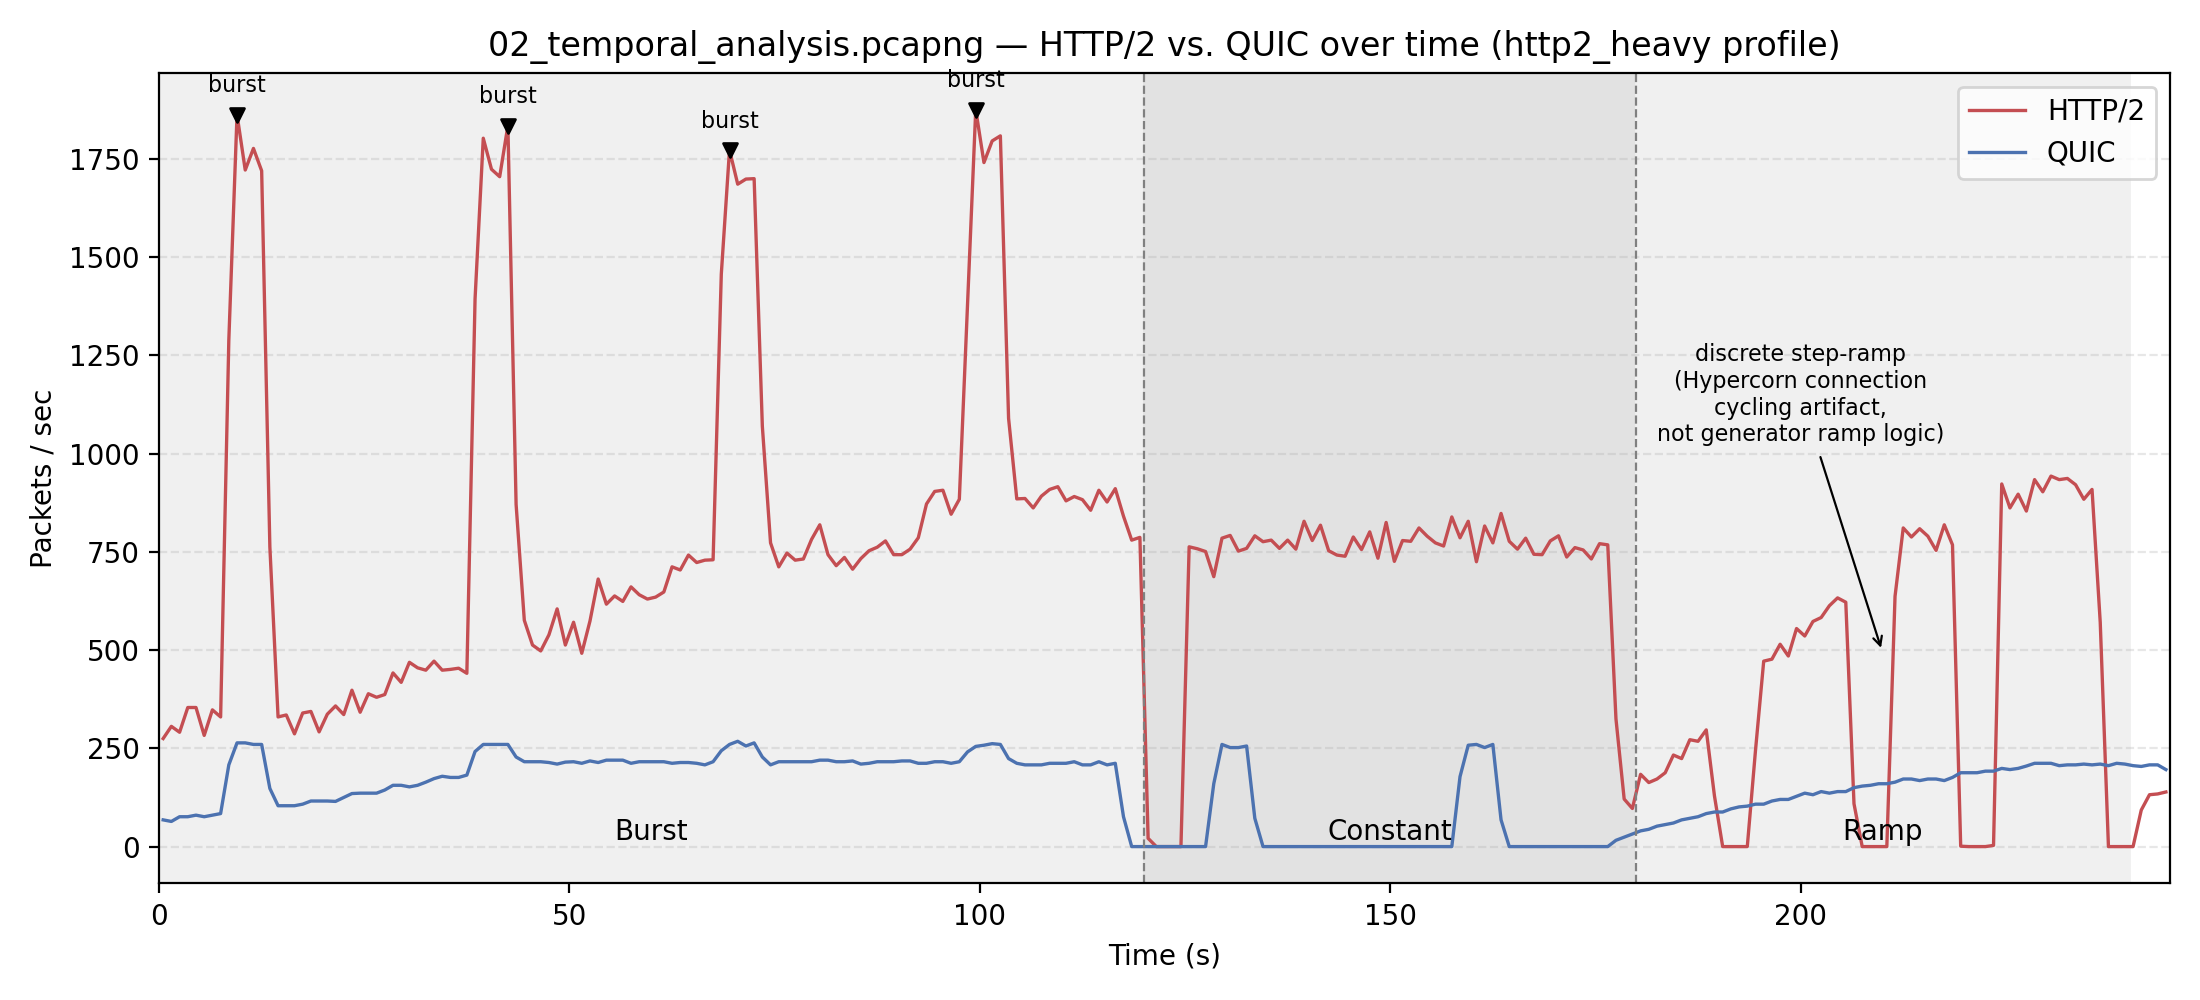

Write the Python code that produced this figure.
#!/usr/bin/env python3
"""
I/O Graph: Burst / Constant / Ramp Patterns (Capture 02)
-----------------------------------------------------------
Recreates Wireshark's "Statistics -> I/O Graph" for 02_temporal_analysis.pcapng
as an annotated matplotlib figure: HTTP/2 (tcp.port==8080) and QUIC
(udp.port==4433) packets/sec over the full capture, with phase boundaries
and detected burst peaks marked. MQTT and raw TCP are not plotted - this
capture only merges the analyzer-http2 and analyzer-quic vantage points
(see capture_02_temporal_analysis.sh), so those two lines are flat zero.

Phase layout (from capture_02_temporal_analysis.sh / config/http2_heavy.yaml,
capture starts right after warmup so phase boundaries are relative to t=0):
    Phase 1  0-120s   http2_burst     - periodic bursts every 30s
    Phase 2  120-180s http2_dominant  - constant rate
    Phase 3  180-240s http2_ramp      - linear rate ramp (shows up as a
                                        discrete step-staircase because
                                        Hypercorn's keep_alive_max_requests
                                        =1000 forces periodic connection
                                        cycling - see report Section VII-B)

Usage:
    python3 captures/analysis/02_temporal/burst_ramp_io_graph.py

Requires: tshark (Wireshark), matplotlib, numpy.
Reads:    captures/02_temporal_analysis.pcapng
Writes:   captures/analysis/02_temporal/burst_ramp_io_graph.png
          captures/analysis/02_temporal/burst_ramp_summary.txt
"""

import shutil
import subprocess
import sys
from pathlib import Path

import matplotlib.pyplot as plt
import numpy as np

SCRIPT_DIR = Path(__file__).resolve().parent
REPO_ROOT = SCRIPT_DIR.parent.parent.parent
PCAP = REPO_ROOT / "captures" / "02_temporal_analysis.pcapng"

BIN_SECONDS = 1.0
PHASES = [
    ("Burst", 0, 120, "#f0f0f0"),
    ("Constant", 120, 180, "#e2e2e2"),
    ("Ramp", 180, 240, "#f0f0f0"),
]

SERIES = [
    ("HTTP/2", "tcp.port==8080", "#C44E52"),
    ("QUIC", "udp.port==4433", "#4C72B0"),
]


def find_tshark() -> str:
    found = shutil.which("tshark")
    if found:
        return found
    mac_path = Path("/Applications/Wireshark.app/Contents/MacOS/tshark")
    if mac_path.is_file():
        return str(mac_path)
    sys.exit("ERROR: tshark not found. Install Wireshark or add tshark to PATH.")


def extract_timestamps(tshark: str, pcap: Path, display_filter: str) -> np.ndarray:
    if not pcap.is_file():
        sys.exit(f"ERROR: capture file not found: {pcap}")
    cmd = [
        tshark, "-r", str(pcap),
        "-Y", display_filter,
        "-T", "fields", "-e", "frame.time_relative",
    ]
    result = subprocess.run(cmd, capture_output=True, text=True, check=True)
    return np.array([float(line) for line in result.stdout.splitlines() if line.strip()])


def bin_per_second(timestamps: np.ndarray, duration: float) -> tuple[np.ndarray, np.ndarray]:
    n_bins = int(np.ceil(duration / BIN_SECONDS))
    edges = np.arange(0, n_bins + 1) * BIN_SECONDS
    counts, _ = np.histogram(timestamps, bins=edges)
    centers = edges[:-1] + BIN_SECONDS / 2
    return centers, counts


def find_peaks(y: np.ndarray, min_height: float, min_distance: int) -> list[int]:
    """Simple local-maxima peak finder (no scipy dependency)."""
    peaks: list[int] = []
    for i in range(1, len(y) - 1):
        if y[i] >= y[i - 1] and y[i] >= y[i + 1] and y[i] >= min_height:
            if not peaks or i - peaks[-1] >= min_distance:
                peaks.append(i)
            elif y[i] > y[peaks[-1]]:
                peaks[-1] = i
    return peaks


def main() -> None:
    tshark = find_tshark()
    print(f"Using tshark: {tshark}")

    all_ts = {}
    max_time = 0.0
    for label, display_filter, _ in SERIES:
        print(f"Extracting {label} ({display_filter}) ...")
        ts = extract_timestamps(tshark, PCAP, display_filter)
        all_ts[label] = ts
        if ts.size:
            max_time = max(max_time, ts.max())
    duration = float(np.ceil(max_time))

    binned = {}
    for label, _, _ in SERIES:
        centers, counts = bin_per_second(all_ts[label], duration)
        binned[label] = (centers, counts)

    # ── Detect burst peaks in the HTTP/2 line within the Burst phase ───────
    http2_centers, http2_counts = binned["HTTP/2"]
    phase1_mask = (http2_centers >= PHASES[0][1]) & (http2_centers < PHASES[0][2])
    phase1_counts = http2_counts[phase1_mask]
    phase1_centers = http2_centers[phase1_mask]
    baseline = np.median(phase1_counts)
    peak_idx = find_peaks(phase1_counts, min_height=baseline * 1.8, min_distance=10)
    peak_times = phase1_centers[peak_idx]
    peak_values = phase1_counts[peak_idx]

    summary_lines = [
        f"Capture duration: {duration:.1f}s",
        f"HTTP/2 packets: {all_ts['HTTP/2'].size}   QUIC packets: {all_ts['QUIC'].size}",
        "",
        f"Burst phase (0-120s) baseline (median pkt/s): {baseline:.1f}",
        f"Detected burst peaks (t, pkt/s): "
        + ", ".join(f"({t:.0f}s, {v:.0f})" for t, v in zip(peak_times, peak_values)),
        "",
        f"Constant phase (120-180s) mean pkt/s: {http2_counts[(http2_centers>=120)&(http2_centers<180)].mean():.1f}",
        f"Ramp phase (180-240s) mean pkt/s: {http2_counts[(http2_centers>=180)&(http2_centers<240)].mean():.1f}",
    ]
    summary_text = "\n".join(summary_lines)
    print("\n" + summary_text)
    (SCRIPT_DIR / "burst_ramp_summary.txt").write_text(summary_text + "\n")

    # ── Plot ─────────────────────────────────────────────────────────────
    fig, ax = plt.subplots(figsize=(11, 5))

    for name, start, end, color in PHASES:
        ax.axvspan(start, end, color=color, zorder=0)
        ax.text((start + end) / 2, ax.get_ylim()[1], name, ha="center", va="bottom")

    for label, _, color in SERIES:
        centers, counts = binned[label]
        ax.plot(centers, counts, label=label, color=color, linewidth=1.2)

    ax.scatter(peak_times, peak_values, color="black", zorder=5, s=25, marker="v")
    for t, v in zip(peak_times, peak_values):
        ax.annotate(
            "burst", (t, v), textcoords="offset points", xytext=(0, 8),
            ha="center", fontsize=8,
        )

    for _, start, _, _ in PHASES[1:]:
        ax.axvline(start, color="gray", linestyle="--", linewidth=0.8)

    ax.annotate(
        "discrete step-ramp\n(Hypercorn connection\ncycling artifact,\nnot generator ramp logic)",
        xy=(210, http2_counts[(http2_centers >= 200) & (http2_centers < 220)].mean()),
        xytext=(200, ax.get_ylim()[1] * 0 + max(http2_counts) * 0.55),
        fontsize=8, ha="center",
        arrowprops=dict(arrowstyle="->", color="black", lw=0.8),
    )

    ax.set_xlabel("Time (s)")
    ax.set_ylabel("Packets / sec")
    ax.set_title("02_temporal_analysis.pcapng — HTTP/2 vs. QUIC over time (http2_heavy profile)")
    ax.set_xlim(0, duration)
    ax.legend(loc="upper right")
    ax.grid(axis="y", linestyle="--", alpha=0.3)

    fig.tight_layout()
    out_path = SCRIPT_DIR / "burst_ramp_io_graph.png"
    fig.savefig(out_path, dpi=200)
    print(f"\nPlot written to: {out_path}")


if __name__ == "__main__":
    main()
